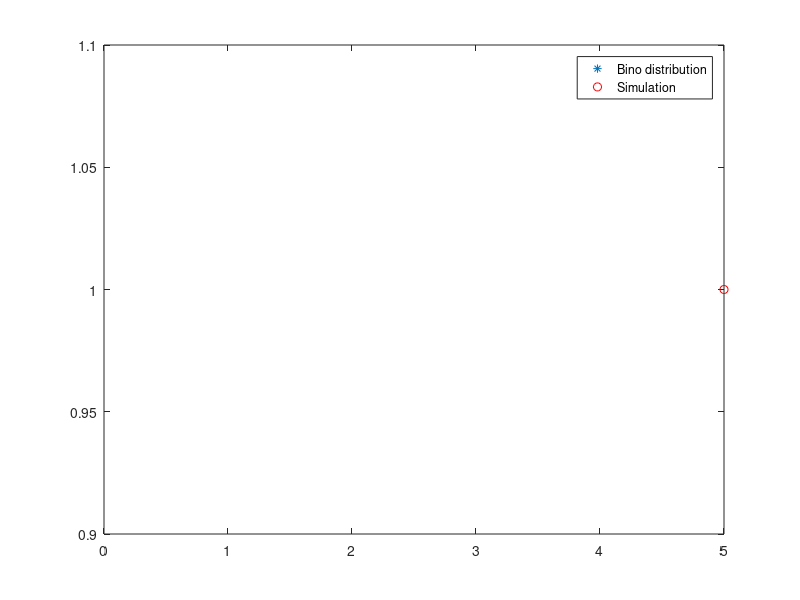

Write MATLAB code to recreate this figure.
clear all;
clc;


n = input('Number of trials = ');
p = input('Probability of success in (0,1) = ');


U = rand(n, 1);
X = sum(U < p);


N = input('Number of simulation = ');
for i = 1:N
    U = rand(n, 1);
    X(i) = sum(U < p);
end


UX = unique(X);


nX = hist(X, length(UX));
relfr = nX / N;


k = 0:n;
pk = binopdf(k, n, p);

plot(k, pk, '*',UX, relfr, 'ro')
legend('Bino distribution','Simulation')